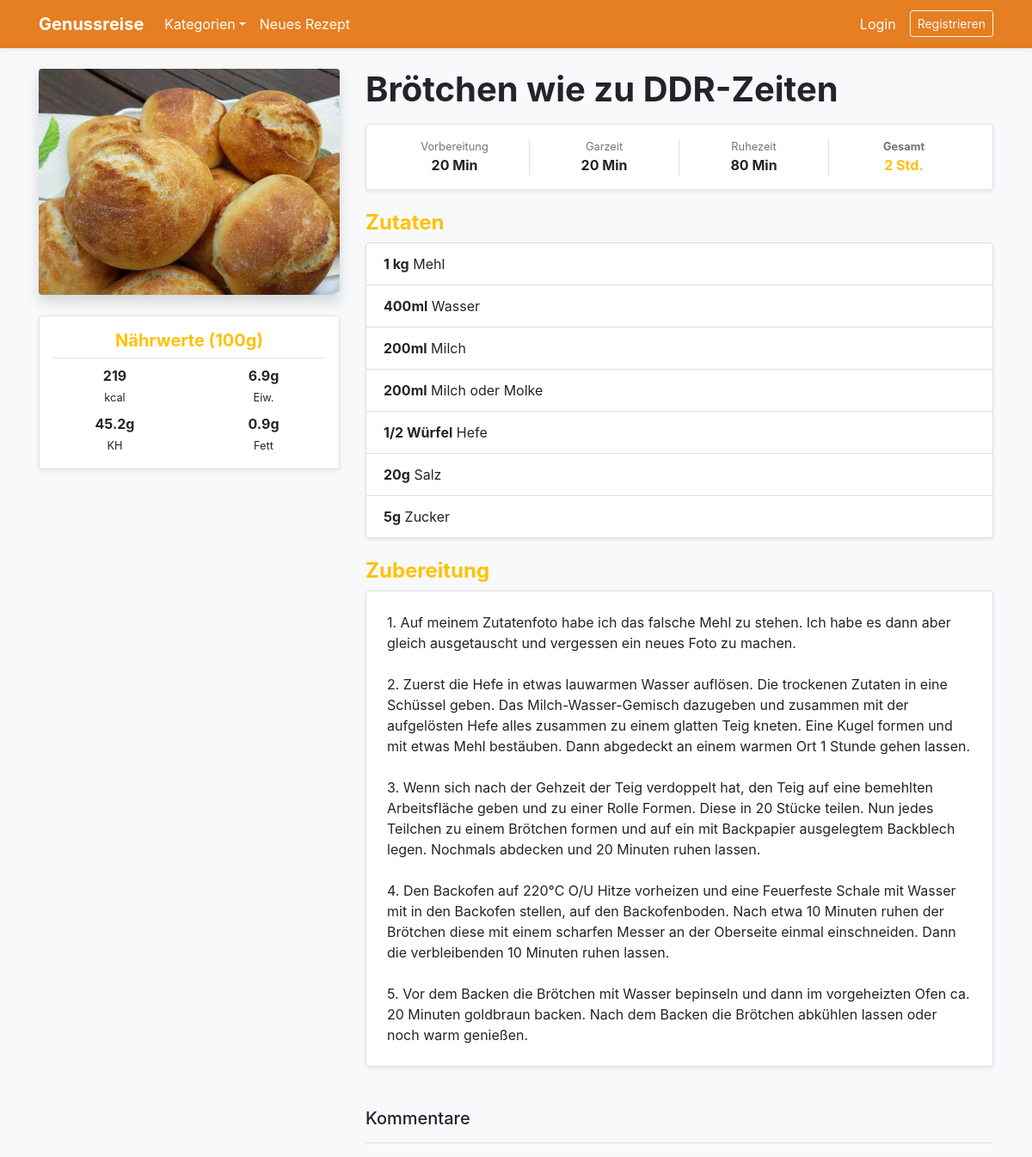
/recipe/1, run on the app's committed database.
### app.py (models this page shows)
class Recipe(db.Model):
    id = db.Column(db.Integer, primary_key=True)
    name = db.Column(db.String(100), nullable=False)
    instructions = db.Column(db.Text, nullable=False)
    image_file = db.Column(db.String(100), nullable=False, default='default.jpg')
    prep_time = db.Column(db.Integer, default=0)
    cook_time = db.Column(db.Integer, default=0)
    rest_time = db.Column(db.Integer, default=0)
    servings = db.Column(db.Integer, default=1)
    calories = db.Column(db.Integer, default=0)
    protein = db.Column(db.Float, default=0.0)
    carbs = db.Column(db.Float, default=0.0)
    fat = db.Column(db.Float, default=0.0)
    rating_sum = db.Column(db.Integer, default=0)
    rating_count = db.Column(db.Integer, default=0)
    user_id = db.Column(db.Integer, db.ForeignKey('user.id'), nullable=False)
    category_id = db.Column(db.Integer, db.ForeignKey('category.id'), nullable=True)
    ingredients = db.relationship('Ingredient', backref='recipe', lazy=True, cascade="all, delete-orphan")
    comments = db.relationship('Comment', backref='recipe', lazy=True, cascade="all, delete-orphan")
    favorited_by = db.relationship('Favorite', backref='recipe', lazy=True, cascade="all, delete-orphan")
    @property
    def total_time_formatted(self):
        total = (self.prep_time or 0) + (self.cook_time or 0) + (self.rest_time or 0)
        if total == 0: return "k.A."
        if total >= 60:
            h, m = total // 60, total % 60
            return f"{h} Std. {m} Min." if m > 0 else f"{h} Std."
        return f"{total} Min."

class Ingredient(db.Model):
    id = db.Column(db.Integer, primary_key=True)
    name = db.Column(db.String(100), nullable=False)
    amount = db.Column(db.String(50))
    recipe_id = db.Column(db.Integer, db.ForeignKey('recipe.id'), nullable=False)

### app.py (the view, shortened to what this page needs)
@app.route("/recipe/<int:recipe_id>", methods=['GET', 'POST'])
def recipe_detail(recipe_id):
    r = Recipe.query.get_or_404(recipe_id)
    is_fav = Favorite.query.filter_by(user_id=current_user.id, recipe_id=r.id).first() is not None if current_user.is_authenticated else False
    avg = round(r.rating_sum / r.rating_count, 1) if r.rating_count > 0 else 0
    return render_template('recipe_detail.html', recipe=r, avg_rating=avg, is_fav=is_fav)

### app.py (called while the page is built)
@app.context_processor
def inject_categories():
    return dict(all_categories=Category.query.order_by(Category.name).all())

### templates/recipe_detail.html (shortened to what this page needs)
{% extends "base.html" %}
{% block content %}
<div class="row">
    <aside class="col-md-4 text-center">
        <img src="{{ url_for('static', filename='uploads/' + recipe.image_file) }}" class="img-fluid rounded shadow mb-4">
        <div class="p-3 bg-white border rounded shadow-sm">
            <h5 class="text-warning border-bottom pb-2 font-weight-bold">Nährwerte (100g)</h5>
            <div class="row mt-2">
                <div class="col-6 mb-2"><strong>{{ recipe.calories }}</strong><br><small>kcal</small></div>
                <div class="col-6 mb-2"><strong>{{ recipe.protein }}g</strong><br><small>Eiw.</small></div>
                <div class="col-6"><strong>{{ recipe.carbs }}g</strong><br><small>KH</small></div>
                <div class="col-6"><strong>{{ recipe.fat }}g</strong><br><small>Fett</small></div>
            </div>
        </div>
    </aside>
    <section class="col-md-8">
        <div class="d-flex align-items-center justify-content-between mb-3">
            <div class="d-flex align-items-center">
                <h1 class="font-weight-bold mb-0 mr-3">{{ recipe.name }}</h1>
            </div>
        </div>
        <div class="row text-center mb-4 p-3 bg-white border rounded mx-0 shadow-sm">
            <div class="col-3 border-right"><small class="text-muted d-block">Vorbereitung</small><strong>{{ recipe.prep_time }} Min</strong></div>
            <div class="col-3 border-right"><small class="text-muted d-block">Garzeit</small><strong>{{ recipe.cook_time }} Min</strong></div>
            <div class="col-3 border-right"><small class="text-muted d-block">Ruhezeit</small><strong>{{ recipe.rest_time }} Min</strong></div>
            <div class="col-3"><small class="text-muted d-block text-warning font-weight-bold">Gesamt</small><strong class="text-warning">{{ recipe.total_time_formatted }}</strong></div>
        </div>
        <h4 class="text-warning font-weight-bold">Zutaten</h4>
        <ul class="list-group mb-4 shadow-sm">
            {% for ing in recipe.ingredients %}
                <li class="list-group-item"><strong>{{ ing.amount }}</strong> {{ ing.name }}</li>
            {% endfor %}
        </ul>
        <h4 class="text-warning font-weight-bold">Zubereitung</h4>
        <div class="p-4 bg-white border rounded mb-5 shadow-sm" style="white-space: pre-line;">{{ recipe.instructions }}</div>
        <h5>Kommentare</h5>
        <hr>
    </section>
</div>
{% endblock %}

### data on the page
Recipe: image_file (picture), calories "219", protein "6.9", carbs "45.2", fat "0.9", name "Brötchen wie zu DDR-Zeiten", prep_time "20", cook_time "20", rest_time "80", total_time_formatted "2 Std.", instructions "1. Auf meinem Zutatenfoto habe ich das falsche Mehl zu stehen. Ich habe es dann aber gleich ausgetauscht und vergessen ein neues Foto zu machen. 2. Zuerst die Hefe in etwas lauwarmen Wasser auflösen. Die trockenen Zutaten in eine Schüssel geben. Das Milch-Wasser-Gemisch dazugeben und zusammen mit der aufgelösten Hefe alles zusammen zu einem glatten Teig kneten. Eine Kugel formen und mit etwas Mehl bestäuben. Dann abgedeckt an einem warmen Ort 1 Stunde gehen lassen. 3. Wenn sich nach der Gehzeit der Teig verdoppelt hat, den Teig auf eine bemehlten Arbeitsfläche geben und zu einer Rolle Formen. Diese in 20 Stücke teilen. Nun jedes Teilchen zu einem Brötchen formen und auf ein mit Backpapier…"
Ingredient: amount "1 kg", name "Mehl"
Ingredient: amount "400ml", name "Wasser"
Ingredient: amount "200ml", name "Milch"
Ingredient: amount "200ml", name "Milch oder Molke"
Ingredient: amount "1/2 Würfel", name "Hefe"
Ingredient: amount "20g", name "Salz"
Ingredient: amount "5g", name "Zucker"
